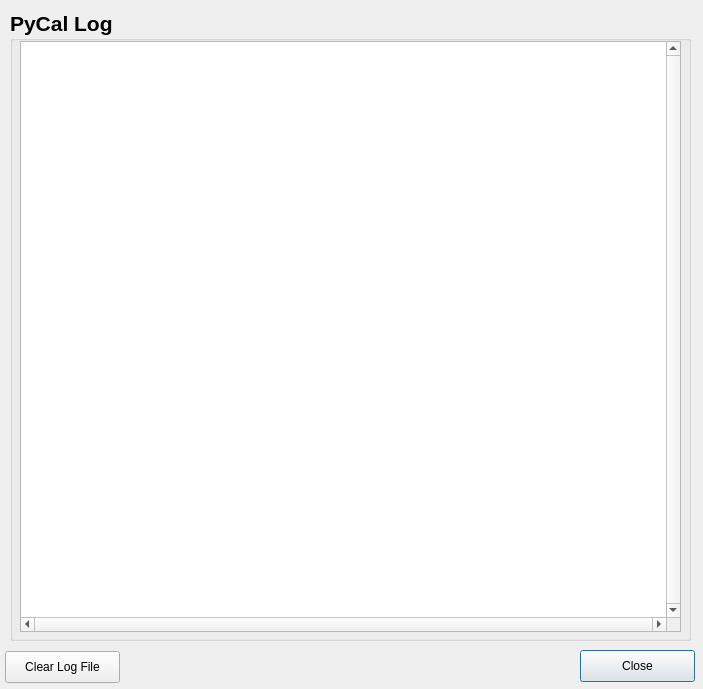
<?xml version="1.0" encoding="UTF-8"?>
<ui version="4.0">
 <class>LogviewDlg</class>
 <widget class="QDialog" name="LogviewDlg">
  <property name="geometry">
   <rect>
    <x>0</x>
    <y>0</y>
    <width>703</width>
    <height>689</height>
   </rect>
  </property>
  <property name="minimumSize">
   <size>
    <width>703</width>
    <height>689</height>
   </size>
  </property>
  <property name="maximumSize">
   <size>
    <width>703</width>
    <height>68915</height>
   </size>
  </property>
  <property name="windowTitle">
   <string>PyCal Log Viewer</string>
  </property>
  <property name="sizeGripEnabled">
   <bool>false</bool>
  </property>
  <widget class="QGroupBox" name="groupBox">
   <property name="geometry">
    <rect>
     <x>10</x>
     <y>10</y>
     <width>681</width>
     <height>631</height>
    </rect>
   </property>
   <property name="minimumSize">
    <size>
     <width>0</width>
     <height>0</height>
    </size>
   </property>
   <property name="font">
    <font>
     <pointsize>16</pointsize>
     <weight>75</weight>
     <bold>true</bold>
    </font>
   </property>
   <property name="title">
    <string>PyCal Log</string>
   </property>
   <widget class="QPlainTextEdit" name="logPTE">
    <property name="geometry">
     <rect>
      <x>10</x>
      <y>31</y>
      <width>661</width>
      <height>591</height>
     </rect>
    </property>
    <property name="font">
     <font>
      <family>Consolas</family>
      <pointsize>12</pointsize>
     </font>
    </property>
    <property name="verticalScrollBarPolicy">
     <enum>Qt::ScrollBarAlwaysOn</enum>
    </property>
    <property name="horizontalScrollBarPolicy">
     <enum>Qt::ScrollBarAlwaysOn</enum>
    </property>
    <property name="readOnly">
     <bool>true</bool>
    </property>
   </widget>
  </widget>
  <widget class="QPushButton" name="closeBtn">
   <property name="geometry">
    <rect>
     <x>580</x>
     <y>650</y>
     <width>115</width>
     <height>32</height>
    </rect>
   </property>
   <property name="text">
    <string>Close</string>
   </property>
  </widget>
  <widget class="QPushButton" name="clearBtn">
   <property name="geometry">
    <rect>
     <x>5</x>
     <y>651</y>
     <width>115</width>
     <height>32</height>
    </rect>
   </property>
   <property name="text">
    <string>Clear Log File</string>
   </property>
  </widget>
 </widget>
 <resources/>
 <connections/>
</ui>
